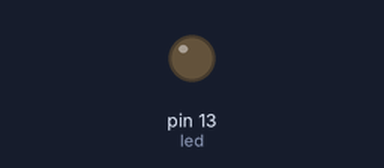
A sketch run on a simulated Arduino Uno, built with avr-gcc and run on an emulated ATmega328P. Parts: output pins drawn as LEDs (lit = HIGH).

Above: at 0.1 s.
At 6.1 s:
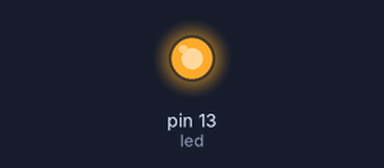
Timing chart, 0 to 7.6 s (numbered marks = the images above):
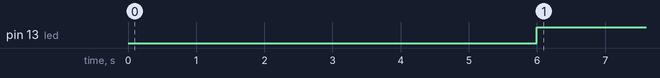

Measured:
- by itself, pin 13 (led): LOW → HIGH at 6.0 s

The sketch:

Pin13_Arduino_Sketch.ino
```cpp
#define led 13
void setup() {
 pinMode(led,OUTPUT);
 digitalWrite(led,LOW);
}

void loop() {
  delay(6000);
  digitalWrite(led,HIGH);

}
```
